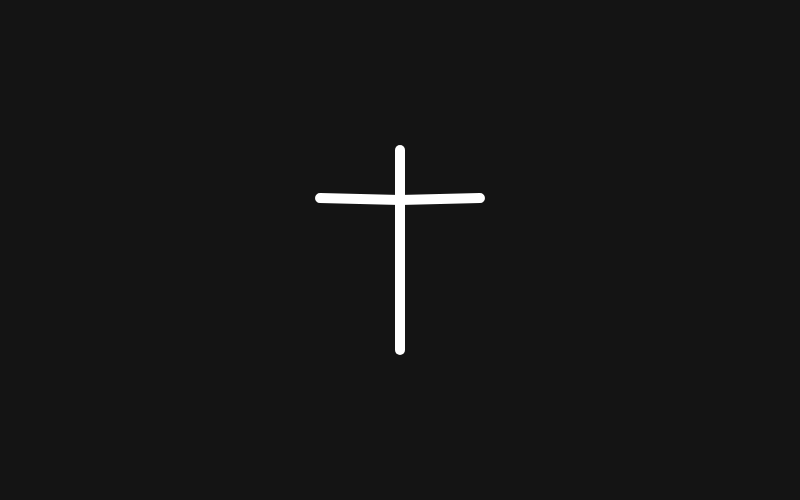
Frame 1 (no input)
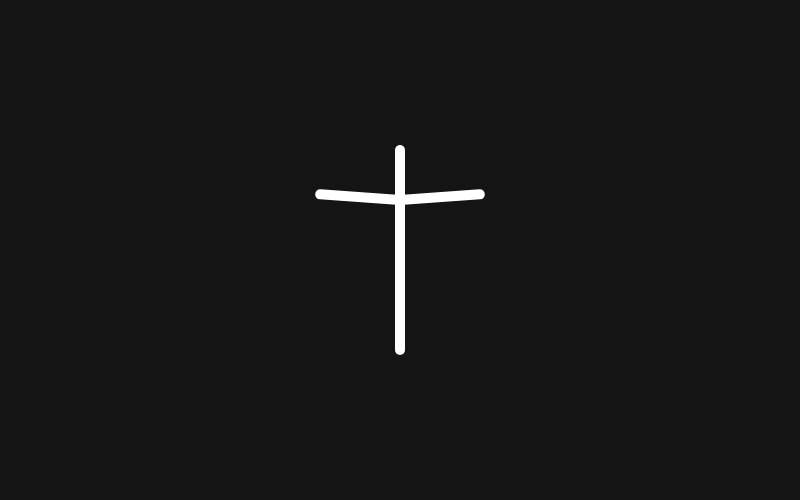
Frame 60 (no input)
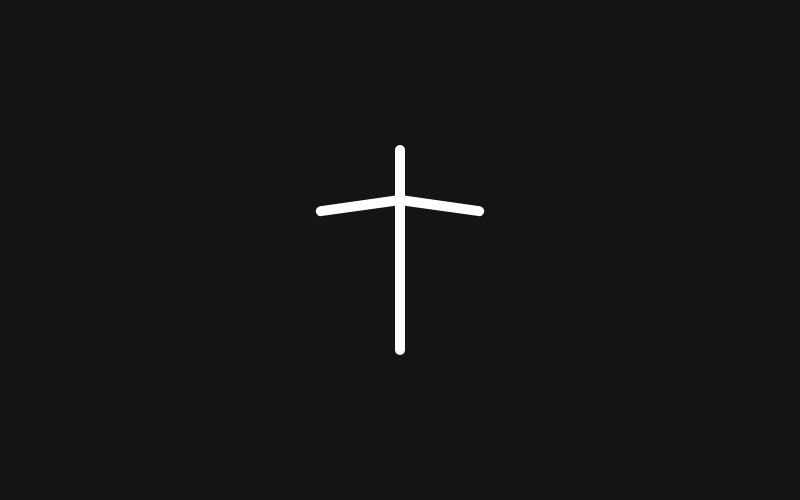
Frame 120 (the mouse pressed at the canvas centre since frame 60)

The p5.js sketch that drew these frames (run headless with seeded random() and noise() and a simulated clock; from frame 60 on, the mouse is pressed at the canvas centre):

// p5.js sketch
// ── sketch.js
function setup() { 
createCanvas(800, 500); 
} 
function draw() { 
background(20); 
translate(400,250); 
// cuerpo 
stroke(255);
strokeWeight(10); 
line(0,-100,0,100); 
// brazos 
push(); 
translate(0,-50); 
rotate(sin(frameCount*0.05)*0.5); 
line(0,0,-80,0); 
pop(); 
push(); 
translate(0,-50); 
rotate(-sin(frameCount*0.05)*0.5); 
line(0,0,80,0); 
pop(); 
} 
